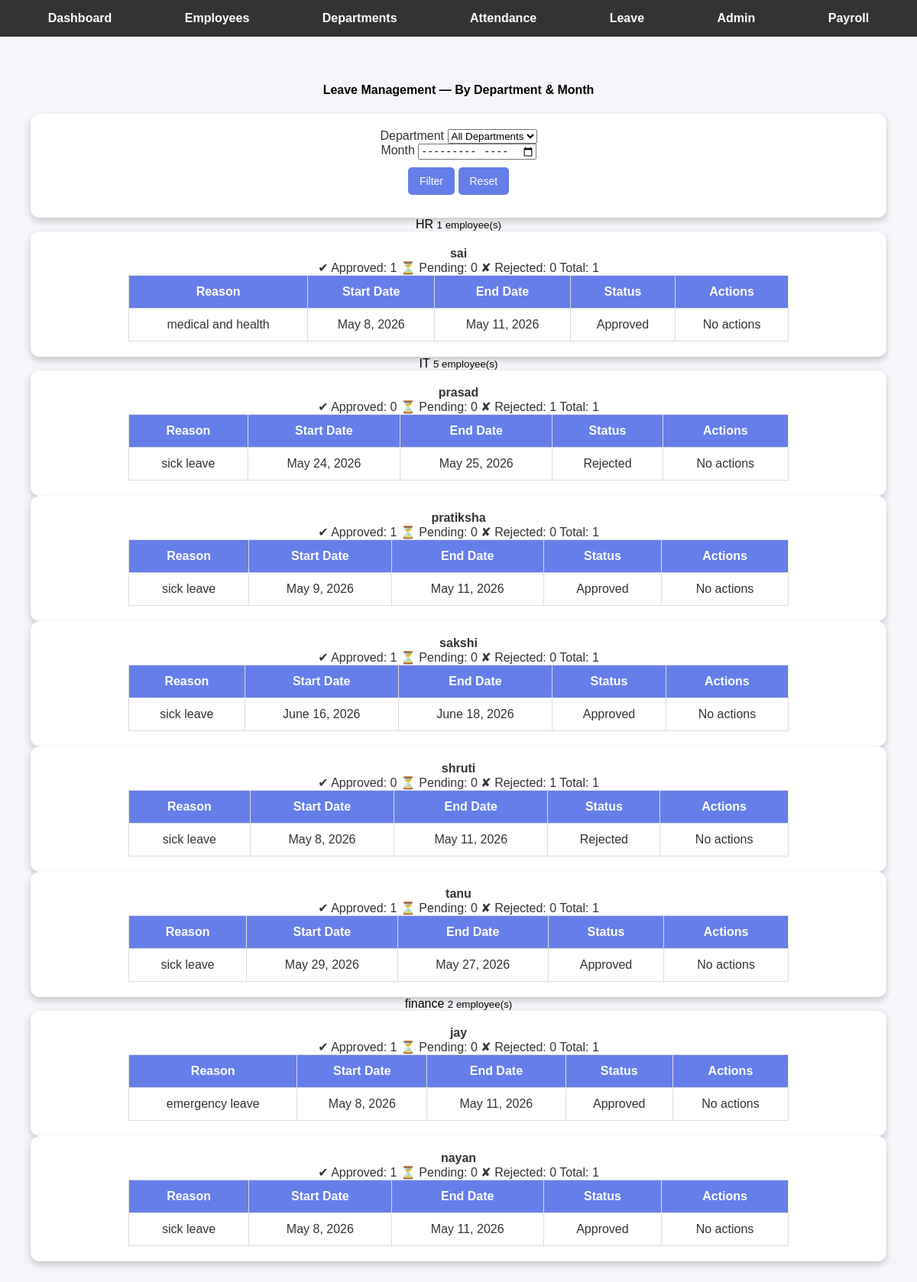
The page /leave-ui/ on the database its author committed.
### hrm/models.py (models this page shows, shortened)
class Department(models.Model):
    name = models.CharField(max_length=100)
    location = models.CharField(max_length=100)

class Employee(models.Model):
    name = models.CharField(max_length=100)
    email = models.EmailField(unique=True)
    department = models.ForeignKey('Department', on_delete=models.CASCADE)
    salary = models.IntegerField()
    joining_date = models.DateField(null=True, blank=True)

class Leave(models.Model):
    employee = models.ForeignKey(Employee, on_delete=models.CASCADE)
    reason = models.TextField()
    start_date = models.DateField()
    end_date = models.DateField()
    status = models.CharField(max_length=20, default="Pending")

### hrm/views.py (the view)
# urls.py: path('leave-ui/', leave_page),
def leave_page(request):
    departments = Department.objects.all()
    selected_dept = request.GET.get('dept', '')
    selected_month = request.GET.get('month', '')  # format: YYYY-MM
    leaves = Leave.objects.select_related('employee', 'employee__department')
    if selected_dept:
        leaves = leaves.filter(employee__department__id=selected_dept)
    if selected_month:
        year, month = selected_month.split('-')
        leaves = leaves.filter(start_date__year=year, start_date__month=month)
    dept_data = {}
    for leave in leaves.order_by('employee__department__name', 'employee__name', 'start_date'):
        dept = leave.employee.department
        dept_name = dept.name if dept else 'No Department'
        dept_id = dept.id if dept else 0
        if dept_id not in dept_data:
            dept_data[dept_id] = {
                'name': dept_name,
                'employees': {}
            }
        emp = leave.employee
        if emp.id not in dept_data[dept_id]['employees']:
            dept_data[dept_id]['employees'][emp.id] = {
                'name': emp.name,
                'records': [],
                'approved': 0,
                'pending': 0,
                'rejected': 0,
            }
        dept_data[dept_id]['employees'][emp.id]['records'].append(leave)
        status_lower = leave.status.lower()
        if status_lower == 'approved':
            dept_data[dept_id]['employees'][emp.id]['approved'] += 1
        elif status_lower == 'pending':
            dept_data[dept_id]['employees'][emp.id]['pending'] += 1
        elif status_lower == 'rejected':
            dept_data[dept_id]['employees'][emp.id]['rejected'] += 1
    return render(request, 'leave.html', {
        'dept_data': dept_data,
        'departments': departments,
        'selected_dept': selected_dept,
        'selected_month': selected_month,
    })

### templates/leave.html (shortened to what this page needs)
{% extends 'base.html' %}
{% block content %}
<div class="container mt-4">
  <div class="d-flex align-items-center justify-content-between mb-4">
    <h4 class="mb-0">Leave Management — By Department & Month</h4>
  </div>
  <div class="card p-3 mb-4 border">
    <form method="get" class="row g-3 align-items-end">
      <div class="col-md-4">
        <label class="form-label fw-semibold">Department</label>
        <select name="dept" class="form-select">
          <option value="">All Departments</option>
        </select>
      </div>
      <div class="col-md-4">
        <label class="form-label fw-semibold">Month</label>
        <input type="month" name="month" class="form-control" value="{{ selected_month }}">
      </div>
      <div class="col-md-4 d-flex gap-2">
        <button type="submit" class="btn btn-primary w-100">Filter</button>
        <a href="{% url 'leave_page' %}" class="btn btn-outline-secondary w-100">Reset</a>
      </div>
    </form>
  </div>
  {% if dept_data %}
    {% for dept_id, dept in dept_data.items %}
    <div class="mb-5">
      <div class="d-flex align-items-center gap-2 mb-3">
        <span class="badge bg-dark fs-6 px-3 py-2">{{ dept.name }}</span>
        <small class="text-muted">{{ dept.employees|length }} employee(s)</small>
      </div>
      {% for emp_id, emp in dept.employees.items %}
      <div class="card mb-3 border shadow-sm">
        <div class="card-header d-flex justify-content-between align-items-center bg-light">
          <strong>{{ emp.name }}</strong>
          <div class="d-flex gap-3">
            <span class="text-success fw-semibold">✔ Approved: {{ emp.approved }}</span>
            <span class="text-warning fw-semibold">⏳ Pending: {{ emp.pending }}</span>
            <span class="text-danger fw-semibold">✘ Rejected: {{ emp.rejected }}</span>
            <span class="text-secondary">Total: {{ emp.records|length }}</span>
          </div>
        </div>
        <div class="card-body p-0">
          <table class="table table-sm table-hover mb-0">
            <thead class="table-light">
              <tr>
                <th class="ps-3">Reason</th>
                <th>Start Date</th>
                <th>End Date</th>
                <th>Status</th>
                <th>Actions</th>
              </tr>
            </thead>
            <tbody>
              {% for leave in emp.records %}
              <tr>
                <td class="ps-3">{{ leave.reason }}</td>
                <td>{{ leave.start_date }}</td>
                <td>{{ leave.end_date }}</td>
                <td>
                  {% if leave.status|lower == "approved" %}
                    <span class="badge bg-success">Approved</span>
                  {% elif leave.status|lower == "pending" %}
                    <span class="badge bg-warning text-dark">Pending</span>
                  {% elif leave.status|lower == "rejected" %}
                    <span class="badge bg-danger">Rejected</span>
                  {% else %}
                    <span class="badge bg-secondary">{{ leave.status }}</span>
                  {% endif %}
                </td>
                <td>
                  {% if leave.status|lower == "pending" %}
                    <a href="/approve-leave/{{ leave.id }}/" class="btn btn-sm btn-success">Approve</a>
                    <a href="/reject-leave/{{ leave.id }}/" class="btn btn-sm btn-danger">Reject</a>
                  {% else %}
                    <span class="text-muted small">No actions</span>
                  {% endif %}
                </td>
              </tr>
              {% endfor %}
            </tbody>
          </table>
        </div>
      </div>
      {% endfor %}
    </div>
    {% endfor %}
  {% else %}
    <div class="alert alert-info text-center">
      No leave records found. Try adjusting the filters.
    </div>
  {% endif %}
</div>
{% endblock %}

### templates/base.html (shortened to what this page needs)
<!DOCTYPE html>
<html>
<head>
</head>
<body>
    <div class="navbar">
        <a href="/">Dashboard</a>
        <a href="/employees-ui/">Employees</a>
        <a href="/departments-ui/">Departments</a>
        <a href="/attendance-ui/">Attendance</a>
        <a href="/leave-ui/">Leave</a>
        <a href="/admin/">Admin</a>
        <a class="nav-link" href="{% url 'payroll_list' %}">Payroll</a>
    </div>
    <div class="container">
        {% block content %}
        {% endblock %}
    </div>
</body>
</html>

### templates/base.html (style rules this page uses)
body { margin: 0; font-family: Arial; background: #f4f6f9; }
.navbar { background: #333; padding: 15px; display: flex; justify-content: space-around; }
.navbar a { color: white; text-decoration: none; font-weight: bold; }
.container { padding: 20px; text-align: center; }
table { width: 80%; margin: auto; border-collapse: collapse; background: white; }
th, td { padding: 12px; border: 1px solid #ddd; }
th { background: #667eea; color: white; }
.btn { display: inline-block; padding: 10px 15px; background: #667eea; color: white; text-decoration: none; border-radius: 5px; margin-bottom: 10px; border: none; cursor: pointer; font-size: 14px; }
button[type="submit"], input[type="submit"] { display: inline-block; padding: 10px 15px; background: #667eea; color: white; border: none; border-radius: 5px; cursor: pointer; font-size: 14px; margin-top: 10px; }
.card { background: white; color: #333; padding: 20px; border-radius: 12px; text-decoration: none; box-shadow: 0 4px 10px rgba(0,0,0,0.2); transition: transform 0.2s; text-align: center; }

### rows shown on the page
Department: name "HR"
Employee: name "sai"
Leave: reason "medical and health", start_date "May 8, 2026", end_date "May 11, 2026", status "Approved"
Department: name "IT"
Employee: name "prasad"
Leave: reason "sick leave", start_date "May 24, 2026", end_date "May 25, 2026", status "Rejected"
Employee: name "pratiksha"
Leave: reason "sick leave", start_date "May 9, 2026", end_date "May 11, 2026", status "Approved"
Employee: name "sakshi"
Leave: reason "sick leave", start_date "June 16, 2026", end_date "June 18, 2026", status "Approved"
Employee: name "shruti"
Leave: reason "sick leave", start_date "May 8, 2026", end_date "May 11, 2026", status "Rejected"
Employee: name "tanu"
Leave: reason "sick leave", start_date "May 29, 2026", end_date "May 27, 2026", status "Approved"
Department: name "finance"
Employee: name "jay"
Leave: reason "emergency leave", start_date "May 8, 2026", end_date "May 11, 2026", status "Approved"
Employee: name "nayan"
Leave: reason "sick leave", start_date "May 8, 2026", end_date "May 11, 2026", status "Approved"

### other values the page prints
{{ dept.employees|length }} "1" "5" "2"
{{ emp.approved }} "1" "0" "1" "1" "0" "1" "1" "1"
{{ emp.pending }} "0" "0" "0" "0" "0" "0" "0" "0"
{{ emp.rejected }} "0" "1" "0" "0" "1" "0" "0" "0"
{{ emp.records|length }} "1" "1" "1" "1" "1" "1" "1" "1"
